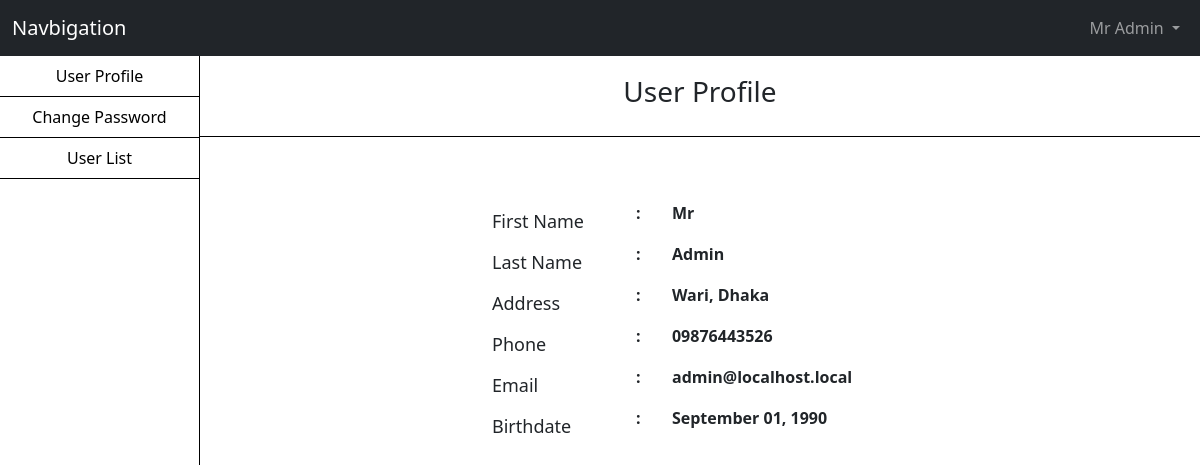
/profile.php (signed in), run on the app's committed database.
### tables this page shows
CREATE TABLE `user` (
  `id` int(11) NOT NULL,
  `firstname` varchar(255) NOT NULL,
  `lastname` varchar(255) NOT NULL,
  `address` varchar(255) NOT NULL,
  `phone` varchar(20) NOT NULL,
  `email` varchar(50) NOT NULL,
  `dob` date NOT NULL,
  `password` varchar(255) NOT NULL
);

### profile.php (the view, shortened to what this page needs)
<?php
  require 'controllers/db_credentials.php';
  if (isset($_SESSION['email']))
  {
    $email = $_SESSION['email'];
    $qry =  $mysqli->query("SELECT * FROM `user` WHERE email = '$email'");
    while ($row = $qry->fetch_assoc())
    {
      $fname = $row['firstname'];
      $lname = $row['lastname'];
      $phn = $row['phone'];
      $address = $row['address'];
      $dob = date("F d, Y", strtotime($row['dob']));
    }
  }
?>
<!DOCTYPE html>
<html lang="en">
<head>
    <link href="https://cdn.jsdelivr.net/npm/bootstrap@5.0.2/dist/css/bootstrap.min.css" rel="stylesheet">
    <link rel="stylesheet" href="https://pro.fontawesome.com/releases/v5.10.0/css/all.css"/>
    <link rel="stylesheet" href="css/style.css">
</head>
<body>
    <div class="container-fluid px-0 mx-0">
        <nav class="navbar navbar-expand-lg navbar-dark bg-dark">
            <div class="container-fluid">
              <a class="navbar-brand" href="#">Navbigation</a>
              <div class="collapse navbar-collapse" id="navbarSupportedContent">
                <ul class="navbar-nav ms-auto">
                  <li class="nav-item dropdown">
                    <a class="nav-link dropdown-toggle" href="#" id="navbarDropdownMenuLink" role="button" data-toggle="dropdown" aria-expanded="false">
                      <?php echo $fname ." ". $lname ?>
                    </a>
                  </li>
                </ul>
              </div>
            </div>
          </nav>
         <div class="container-fluid">
          <div class="row sidebar">
            <?php include 'nav.php' ?>
           <div class="col-md-10 px-0 mx-0">
             <div class="text-center user">
               <h3>User Profile</h3>
              </div>
              <div class="container py-4">
                <div class="row reg">
                    <div class="col-md-6 mx-auto">
                        <div class="p-4 my-3">
                            <div class="">
                                <div class="row g-3">
                                    <div class="col-md-4">
                                      <label class="font-18 h-500 col-form-label">First Name</label>
                                    </div>
                                    <div class="col-md-1">
                                      <span class="h-600">:</span>
                                    </div>
                                    <div class="col-md-7">
                                        <span class="h-600">
                                          <?php echo $fname?>
                                        </span>
                                    </div>
                                </div>
                                <div class="row g-3">
                                    <div class="col-md-4">
                                      <label class="font-18 h-500 col-form-label">Last Name</label>
                                    </div>
                                    <div class="col-md-1">
                                      <span class="h-600">:</span>
                                    </div>
                                    <div class="col-md-7">
                                        <span class="h-600"><?php echo $lname?></span>
                                    </div>
                                </div>
                                <div class="row g-3">
                                    <div class="col-md-4">
                                      <label class="font-18 h-500 col-form-label">Address</label>
                                    </div>
                                    <div class="col-md-1">
                                      <span class="h-600">:</span>
                                    </div>
                                    <div class="col-md-7">
                                        <span class="h-600"><?php echo $address?></span>
                                    </div>
                                </div>
                                <div class="row g-3">
                                    <div class="col-md-4">
                                      <label class="font-18 h-500 col-form-label">Phone</label>
                                    </div>
                                    <div class="col-md-1">
                                      <span class="h-600">:</span>
                                    </div>
                                    <div class="col-md-7">
                                        <span class="h-600"><?php echo $phn?></span>
                                    </div>
                                </div>
                                <div class="row g-3">
                                    <div class="col-md-4">
                                      <label class="font-18 h-500 col-form-label">Email</label>
                                    </div>
                                    <div class="col-md-1">
                                      <span class="h-600">:</span>
                                    </div>
                                    <div class="col-md-7">
                                        <span class="h-600"><?php echo $email?></span>
                                    </div>
                                </div>
                                <div class="row g-3">
                                    <div class="col-md-4">
                                      <label class="font-18 h-500 col-form-label">Birthdate</label>
                                    </div>
                                    <div class="col-md-1">
                                      <span class="h-600">:</span>
                                    </div>
                                    <div class="col-md-7">
                                        <span class="h-600"><?php echo $dob?></span>
                                    </div>
                                </div>
                            </div>
                        </div>
                    </div>
                </div>
            </div>
           </div>
           </div>
         </div>
    </div>
</body>
</html>

### css/style.css (style rules this page uses)
* { box-sizing: border-box; }
.font-18 { font-size: 18px; }
.h-500 { font-weight: 500; }
.h-600 { font-weight: 600; }
.dropdown { display: inline-block; }
.user { padding: 1.2rem 0; border-bottom: 1px solid black; }

### data on the page
user: firstname "Mr", lastname "Admin", address "Wari, Dhaka", phone "09876443526", dob "September 01, 1990"

### other printed values
$email "admin@localhost.local"
